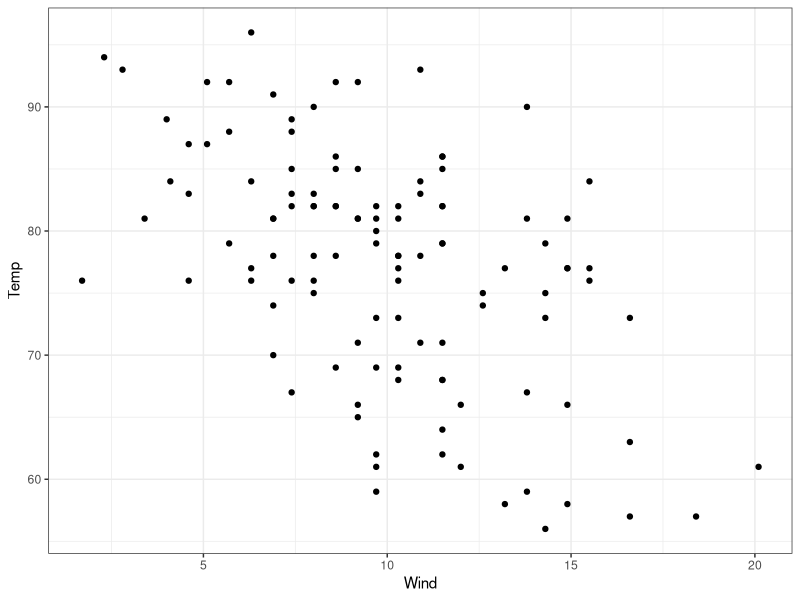
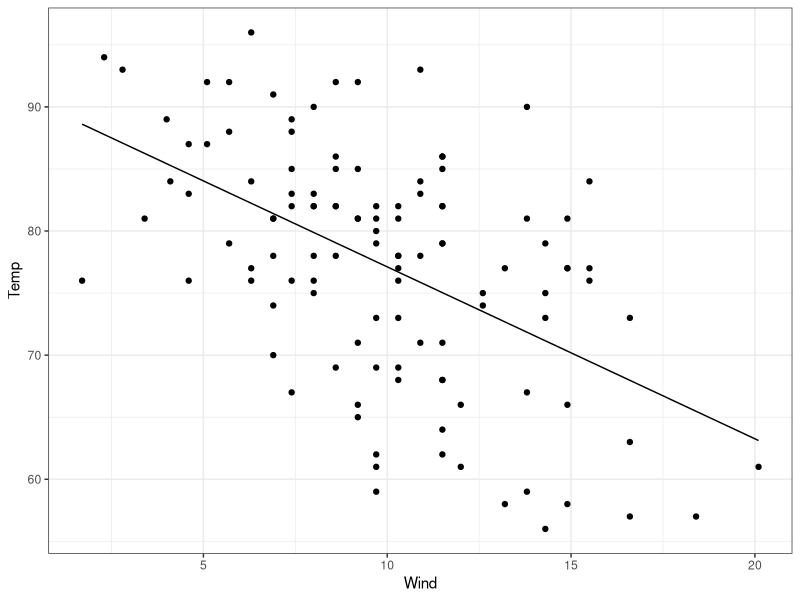
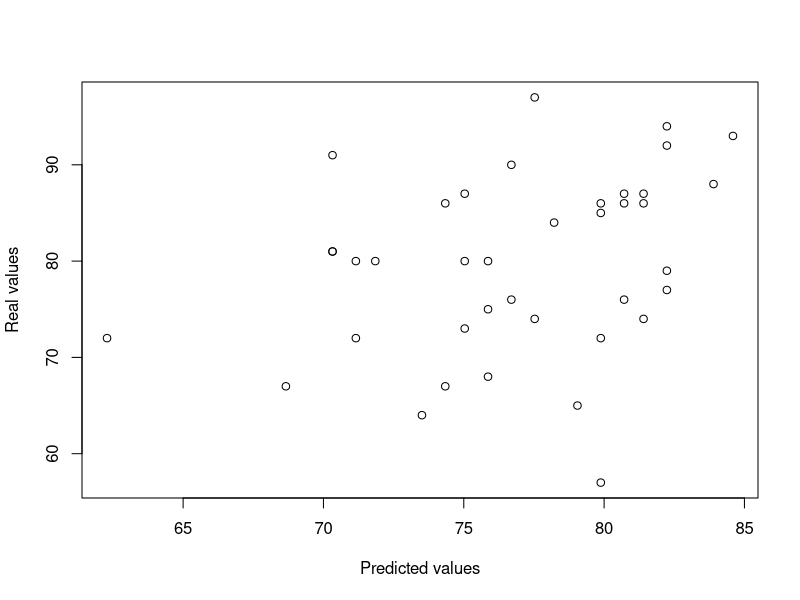
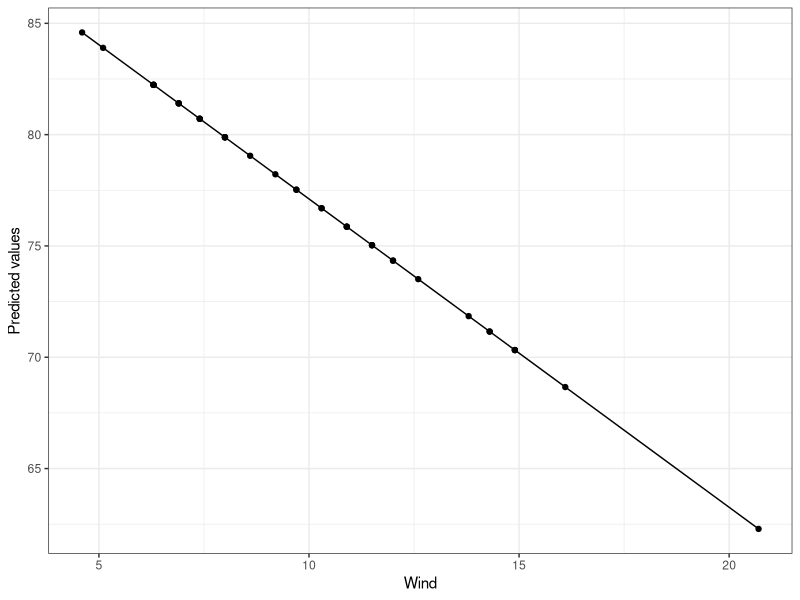
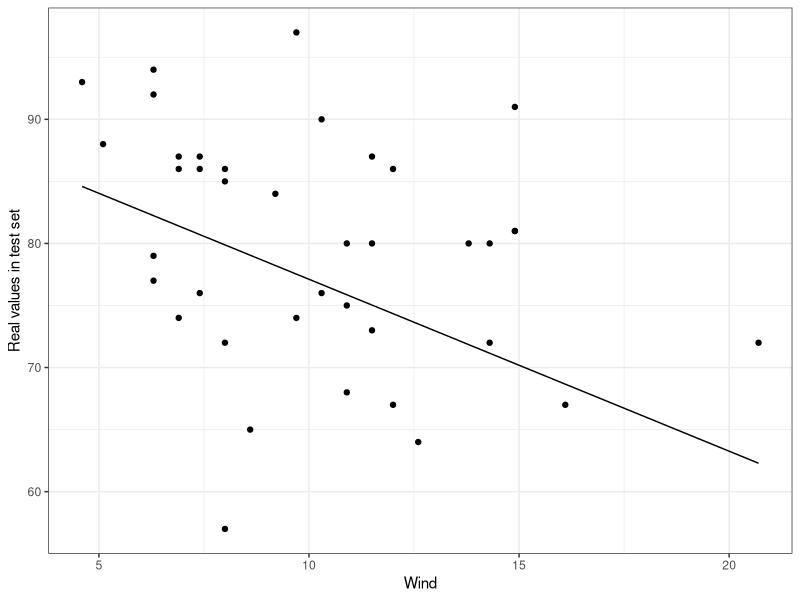
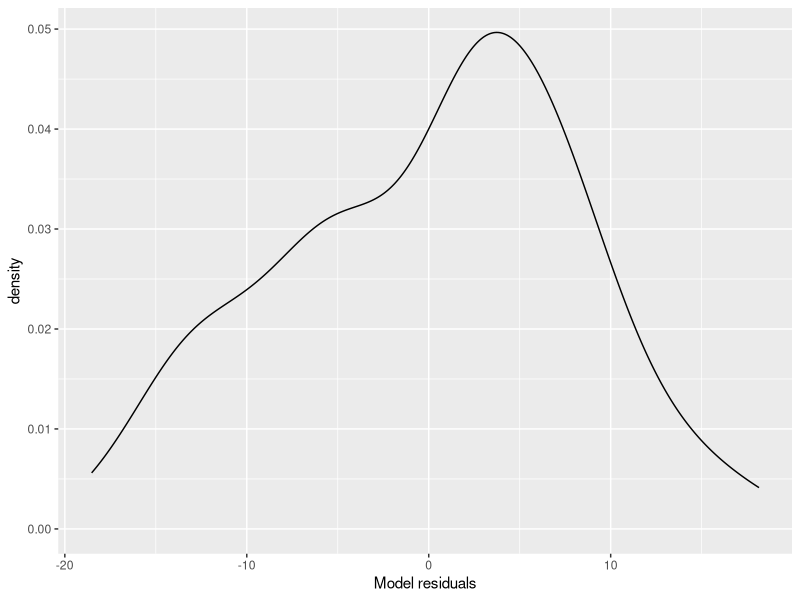
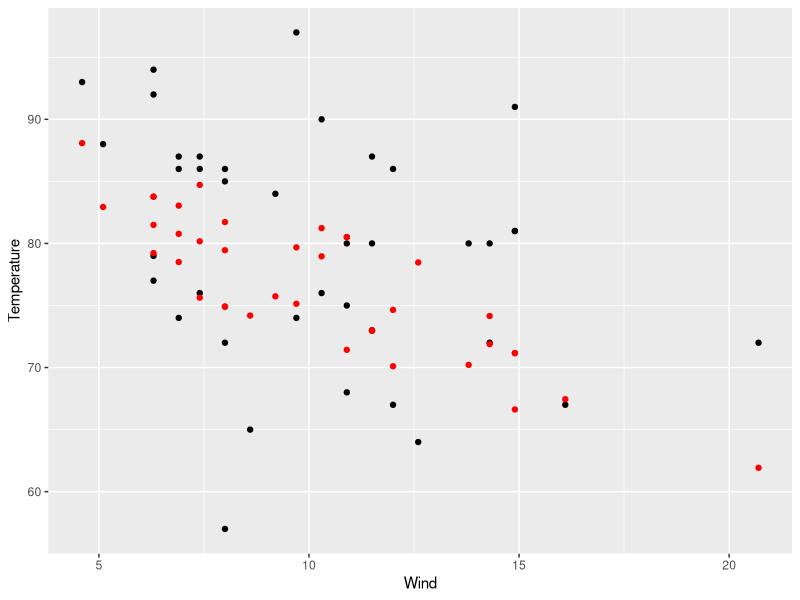
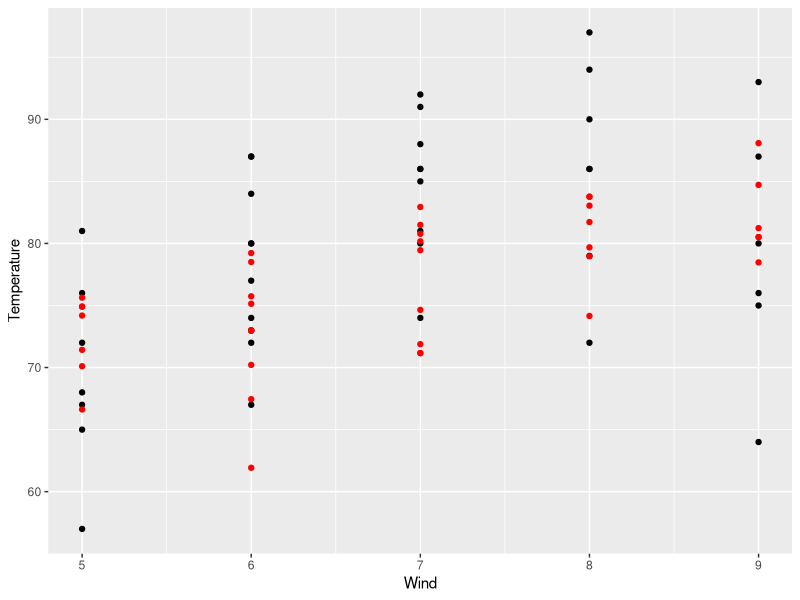

Write R code to recreate these figures, in order.
## ---- chunk 1
knitr::opts_chunk$set(echo = TRUE, eval = T)
## ---- chunk 2
library(caret)
library(MASS)
library(ggplot2)
library(dplyr)
library(ggfortify)
library(glmnet)

#Mauna Loa CO2 concentrations
data(airquality)
## ---- chunk 3
#Randomly split data into sets
tmp = sample(1:153,153,replace=F)
airquality = airquality[c(tmp),]
train_regression = airquality[1:114,]
test_regression = airquality[115:153,]
## ---- chunk 4
ggplot(data = train_regression) +
geom_point(aes(x=Wind, y=Temp)) +
theme_bw()
## ---- chunk 5
#help(train)

linear_regression <- train( Temp~Wind , data=train_regression, method = "lm")
## ---- chunk 6
ggplot(data = train_regression) +
  geom_point(aes(x=Wind, y=Temp)) +
  geom_line(aes(x=Wind, y=Wind*linear_regression$finalModel$coefficients[2]+linear_regression$finalModel$coefficients[1])) +
  theme_bw()
## ---- chunk 7
#help(predict)
linear_predict <- predict(linear_regression, newdata=test_regression)
## ---- chunk 8
#look at the median residual value. Close to zero is best
#help(summary)
summary(linear_predict)
## ---- chunk 9
plot(linear_predict,test_regression$Temp,xlab="Predicted values",ylab="Real values")
cor.test(linear_predict,test_regression$Temp)
#r=0.49, p=0.0014, the model is relatively valid.
## ---- chunk 10
# Extract coefficients from the model
lm_coef = linear_regression$finalModel$coefficients

# plot the regression line on the predicted values
ggplot(data = test_regression) +
  geom_point(aes(x=Wind, y=linear_predict)) +
  geom_line(aes(x=Wind, y=lm_coef[1]+Wind*lm_coef[2])) +
  ylab("Predicted values") + 
  theme_bw()

# plot the original test values
ggplot(data = test_regression) +
  geom_point(aes(x=Wind, y=Temp)) +
  geom_line(aes(x=Wind, y=lm_coef[1]+Wind*lm_coef[2])) +
  ylab("Real values in test set") +
  theme_bw()
## ---- chunk 11
residuals_lin <- residuals(linear_regression)

ggplot() + geom_density(aes(residuals_lin)) + xlab("Model residuals")
## ---- chunk 12
cor.test(train_regression$Wind, resid(linear_regression))
#the insignificant p value shows that IV and residuals are not correlated
## ---- chunk 13
lambda_seq = 10^seq(1, -3, by = -.1)
IVs_train = as.matrix(select(train_regression,3,5))
IVs_test = as.matrix(select(test_regression,3,5))

cv_out = cv.glmnet(IVs_train, train_regression$Temp, alpha = 1, lambda = lambda_seq)

best_lambda = cv_out$lambda.min

lasso_model = glmnet(IVs_train, train_regression$Temp, alpha = 1, lambda = best_lambda)

lasso_predict = predict(lasso_model, newx = IVs_test, s = best_lambda)

ggplot(data = test_regression,aes(x=Wind)) +
  geom_point(aes(y=Temp)) +
  geom_point(aes(y=lasso_predict),col="red") +
  xlab("Wind") + ylab("Temperature")
  
ggplot(data = test_regression,aes(x=Month)) +
  geom_point(aes(y=Temp)) +
  geom_point(aes(y=lasso_predict),col="red") +
  xlab("Wind") + ylab("Temperature")

cor.test(lasso_predict,test_regression$Temp)
#r=0.58, p<.001, the model is pretty good!
